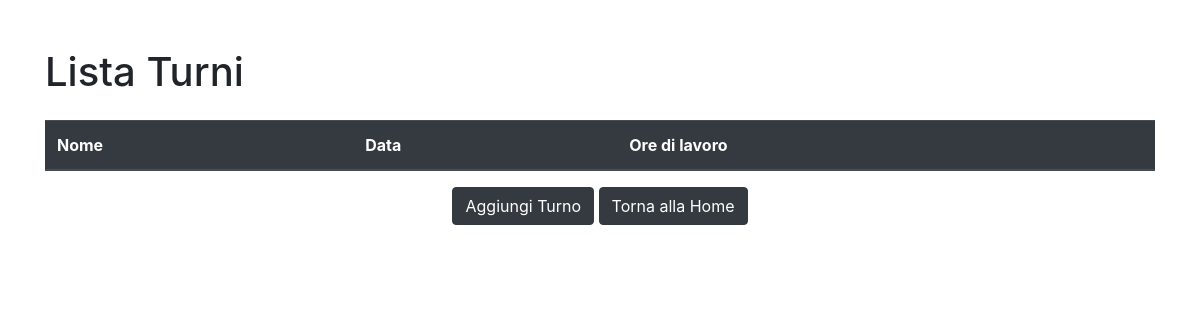
Page /turni/ on the earlier database version.
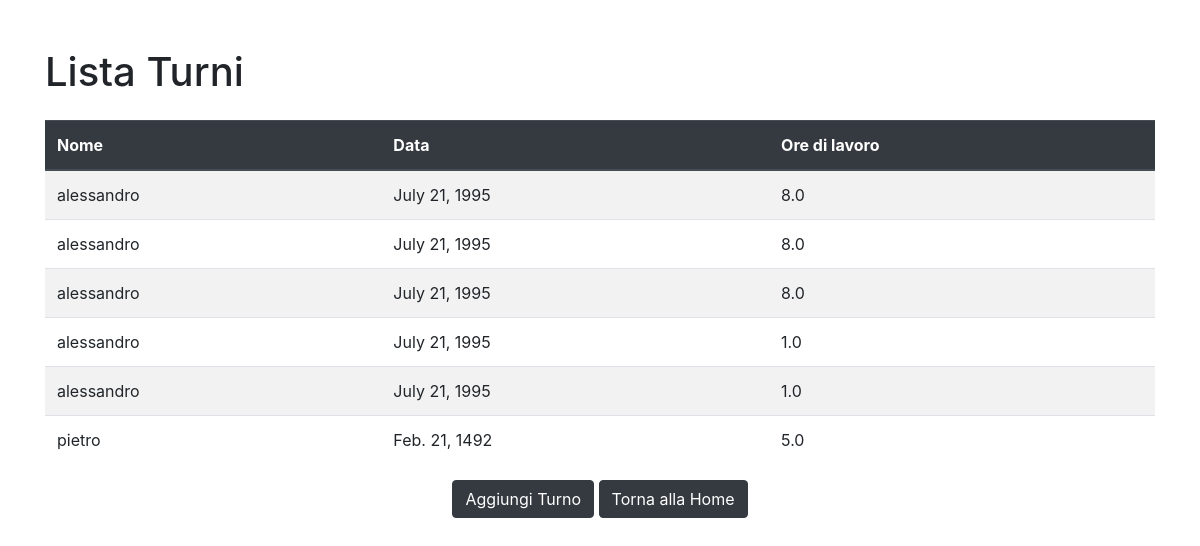
Same page on the later database version.
### gestione/models.py (models this page shows, shortened)
class WorkHour(models.Model):
    employee_name = models.CharField(max_length=100)
    date = models.DateField()
    hours_worked = models.DecimalField(max_digits=5, decimal_places=1)

### gestione/views.py (the view)
# urls.py: path('turni/',lista_turni,name="lista_turni"),
def lista_turni(request):
    workhour = WorkHour.objects.all()
    return render(request, 'gestione/lista_turni.html', {'workhour': workhour})

### gestione/templates/gestione/lista_turni.html (shortened to what this page needs)
<!DOCTYPE html>
<html lang="it">
<head>
    <link href="https://stackpath.bootstrapcdn.com/bootstrap/4.5.2/css/bootstrap.min.css" rel="stylesheet">
</head>
<body>
    <div class="container mt-5">
        <h1 class="mb-4">Lista Turni</h1>
        <table class="table table-striped table-hover"> <!fa le strip alla righe>
            <thead class="thead-dark">
                <tr>
                    <th>Nome</th>
                    <th>Data</th>
                    <th>Ore di lavoro</th>
                </tr>
            </thead>
            <tbody>
                {% for workhour in workhour %}
                    <tr>
                        <td>{{ workhour.employee_name}}</td>
                        <td>{{ workhour.date}}</td>
                        <td>{{ workhour.hours_worked}}</td>
                    </tr>
                {% endfor %}
            </tbody>
        </table>
    </div>
    <div class="text-center">
        <a href="{% url 'record_work_hours' %}" class="btn btn-dark">Aggiungi Turno</a>
       <a href="{% url 'home' %}" class="btn btn-dark">Torna alla Home</a>
    </div>
</body>
</html>

Differences in the rows shown:
added WorkHour: employee_name "alessandro", date "July 21, 1995", hours_worked "8.0"
added WorkHour: employee_name "alessandro", date "July 21, 1995", hours_worked "8.0"
added WorkHour: employee_name "alessandro", date "July 21, 1995", hours_worked "8.0"
added WorkHour: employee_name "alessandro", date "July 21, 1995", hours_worked "1.0"
added WorkHour: employee_name "alessandro", date "July 21, 1995", hours_worked "1.0"
added WorkHour: employee_name "pietro", date "Feb. 21, 1492", hours_worked "5.0"
